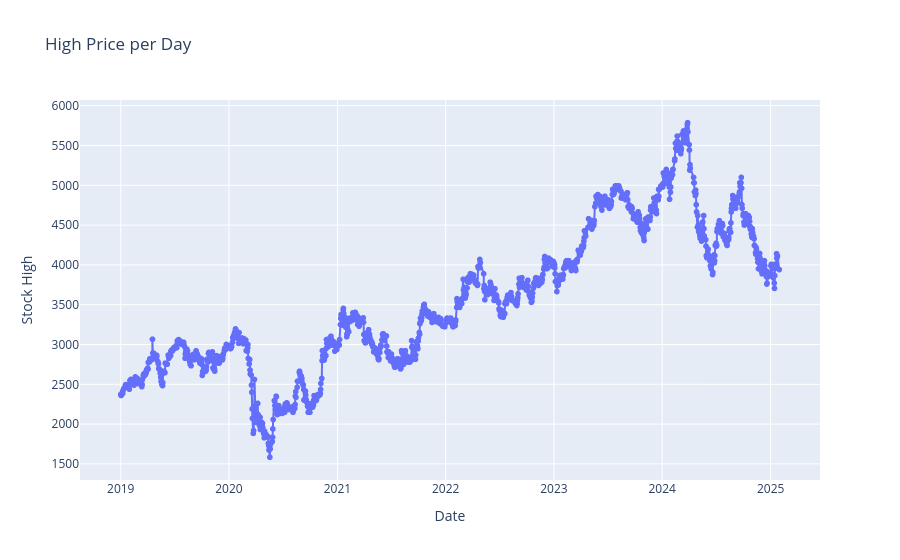

Here is the notebook cell this chart was saved with:
### Code cell
fig = px.line(stock, x='Date', y='Stock High', title='High Price per Day', markers= True)
fig.show()

### Figure 1 — Plotly figure (JSON) as saved in the notebook; plotly's stock layout.template omitted (floating-point values rounded to 4 significant figures; data arrays with more than 128 entries replaced by an {"elided": "..."} marker saying what was removed)
{"data": [{"hovertemplate": "Date=%{x}<br>Stock High=%{y}<extra></extra>", "legendgroup": "", "line": {"color": "#636efa", "dash": "solid"}, "marker": {"symbol": "circle"}, "mode": "markers+lines", "name": "", "showlegend": false, "type": "scattergl", "x": {"elided": "1487 str values"}, "xaxis": "x", "y": {"elided": "1487 float values"}, "yaxis": "y"}], "layout": {"legend": {"tracegroupgap": 0}, "title": {"text": "High Price per Day"}, "xaxis": {"anchor": "y", "domain": [0, 1], "title": {"text": "Date"}}, "yaxis": {"anchor": "x", "domain": [0, 1], "title": {"text": "Stock High"}}}}
